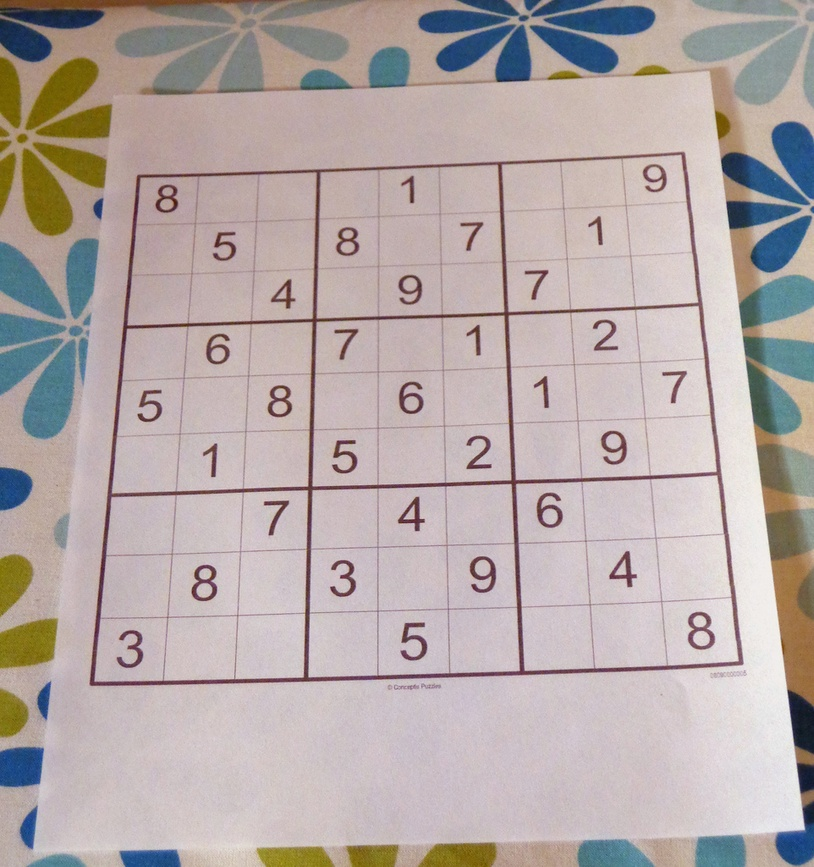
#> input picture Image-Processing/sudoku.jpg, 814 x 867 px, shrunk from 962 x 1024 before the run
$ jupyter execute Gradients.ipynb   (shell and % lines are left out)   (older library calls are emulated)
#> lines starting #> are read from the running program, lines starting #| are printed output that depends on the picture; after the words box and inside, x2 and y2 are one past the last pixel; in counts of white or black regions, pixels touching at a corner belong together
## Gradients
Understanding gradients will allow us to eventually understand edge detection which we will use later on, since its an important aspect of object detection in general.

An image gradient is a directional change in the intensity or color in an image.

* We will cover:

    Basic Sobel-Feldman Operators(Often called Sobel for short)

    Laplacian

Normalized x-gradient only show vertical images.

y-gradient only show horizontal edges of images.

The Operator uses two 3x3 kernels which are convolved with the original image to calculate approximations of the derivatives - one for horizontal changes and one for vertical.

[cell 1]
# Import all the tools
import cv2
import numpy as np
import matplotlib.pyplot as plt

[cell 2]
# Import image
def load_img():
    img=cv2.imread("sudoku.jpg",0)
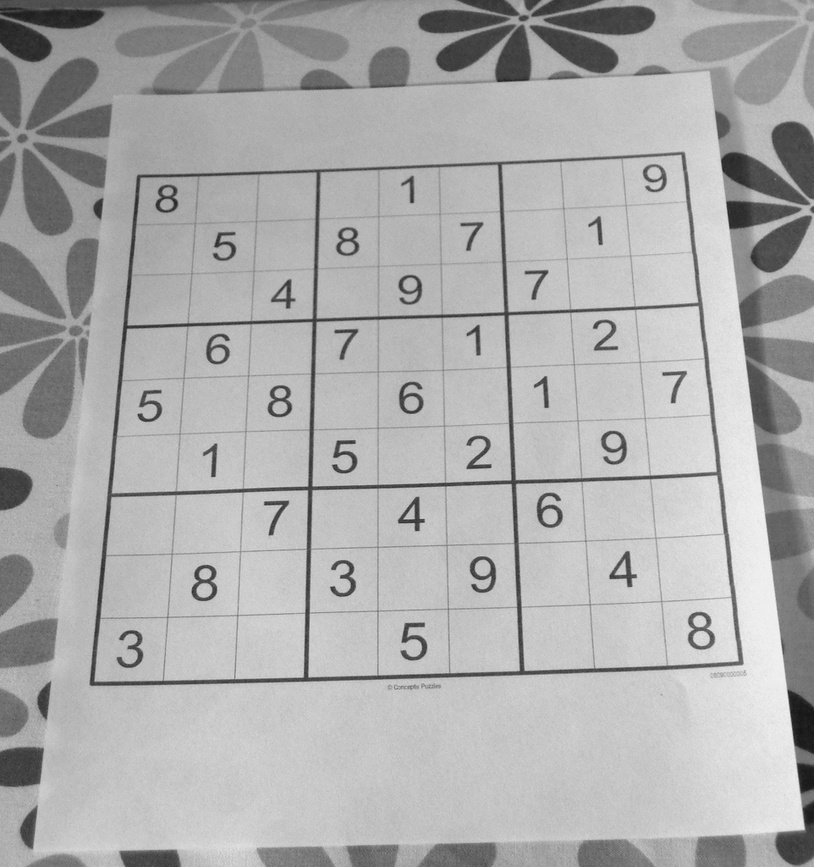
#> img: shape (867, 814); min 19, max 246, mean 172.7
    return img

[cell 3]
def show_img(img):
    fig=plt.figure(figsize=(10,15))
    ax=fig.add_subplot(111)
    ax.imshow(img,cmap='gray')

[cell 4]
img=load_img()
show_img(img)

[cell 5]
sobelx=cv2.Sobel(img,cv2.CV_64F,1,0,ksize=5)  # cv2.cv_64F use to detect both edges, x gradient=1, ygradient=0,kernel size=5x5
sobely=cv2.Sobel(img,cv2.CV_64F,0,1,ksize=5)  # xgradient=0, ygradient=1
laplacian=cv2.Laplacian(img,cv2.CV_64F)

[cell 6]
show_img(sobelx) # Only vertical images are visible

[cell 7]
show_img(sobely)  # Only horizontal images are visible

[cell 8]
show_img(laplacian)  # both edges are visible

[cell 9]
## Blend both sobelx and sobely
blended=cv2.addWeighted(src1=sobelx,alpha=0.7,src2=sobely,beta=0.7,gamma=1)
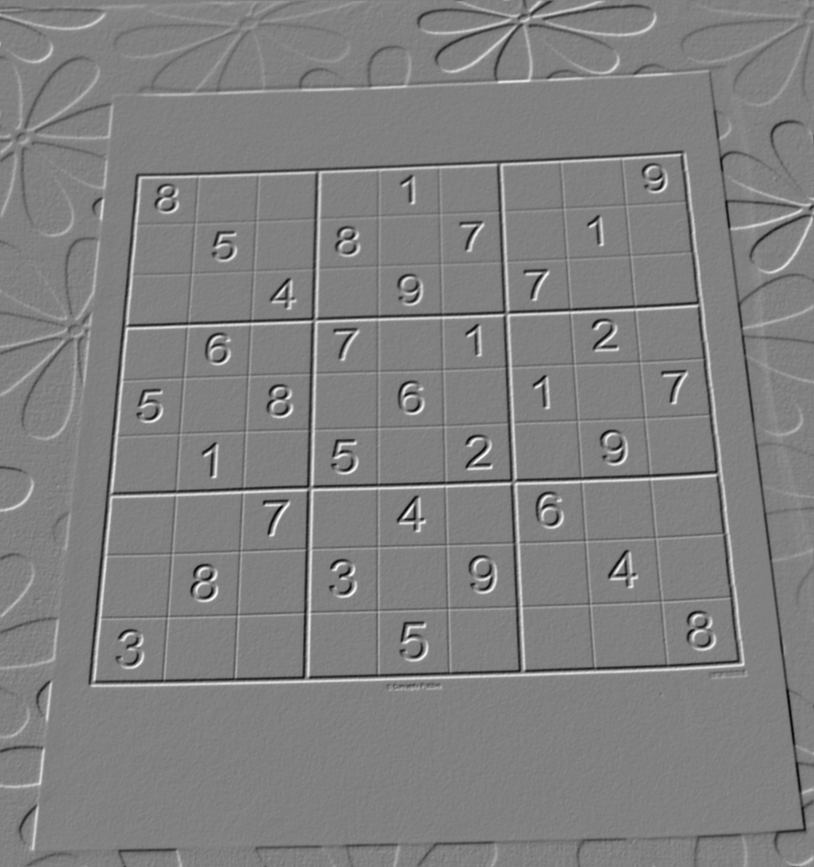
#> blended: shape (867, 814) float64; min -6191.2, max 6068.6, mean 4.5; drawn with min black and max white
show_img(blended)

### Morphological Operations on blended images

[cell 10]
kernel=np.ones((3,3),np.uint8)
morph=cv2.morphologyEx(blended,cv2.MORPH_GRADIENT,kernel)
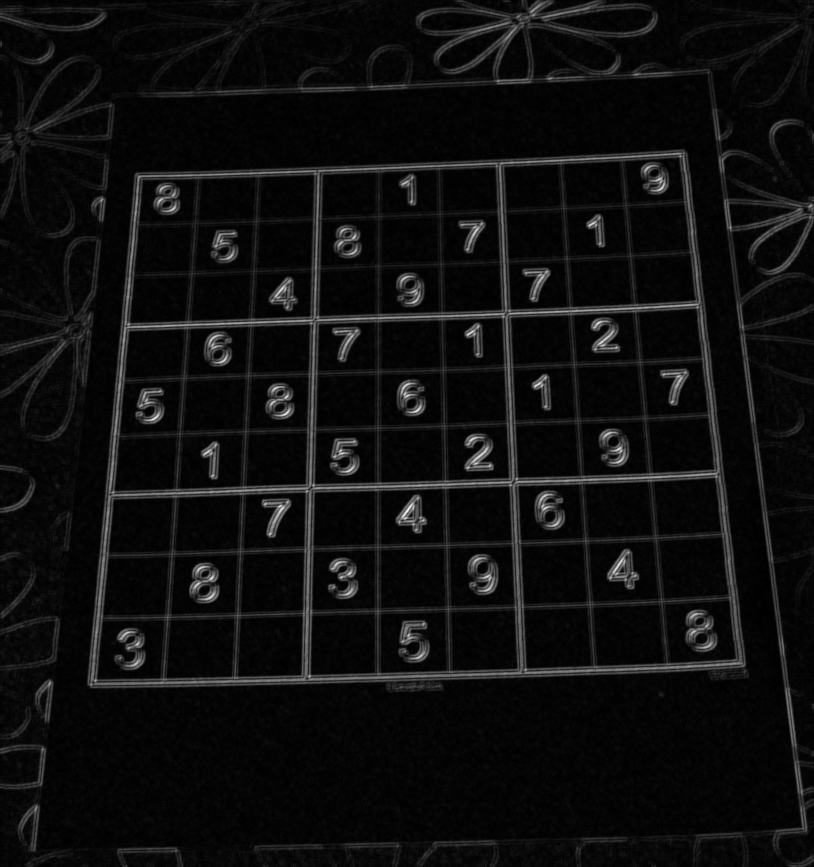
#> morph: shape (867, 814) float64; min 12.6, max 11634, mean 690.8; drawn with min black and max white

[cell 11]
show_img(morph)

### Thresholding

[cell 12]
ret,th1=cv2.threshold(blended,100,255,cv2.THRESH_BINARY_INV)
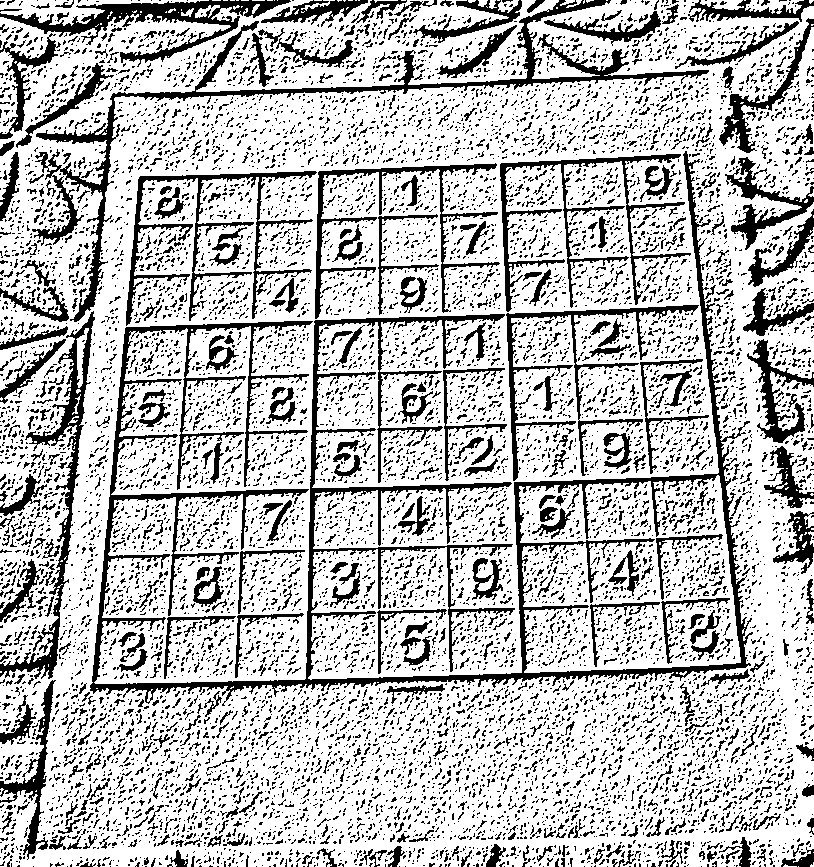
#> th1: shape (867, 814) float64; 74.2% white; 11172 black regions (10361 under 20 px), largest, box (x1, y1, x2, y2) and area: (90, 151, 753, 706) 26562, (32, 0, 709, 322) 9309, (0, 0, 291, 67) 4497
show_img(th1)

[cell 13]
ret,th2=cv2.threshold(img,120,255,cv2.THRESH_BINARY)
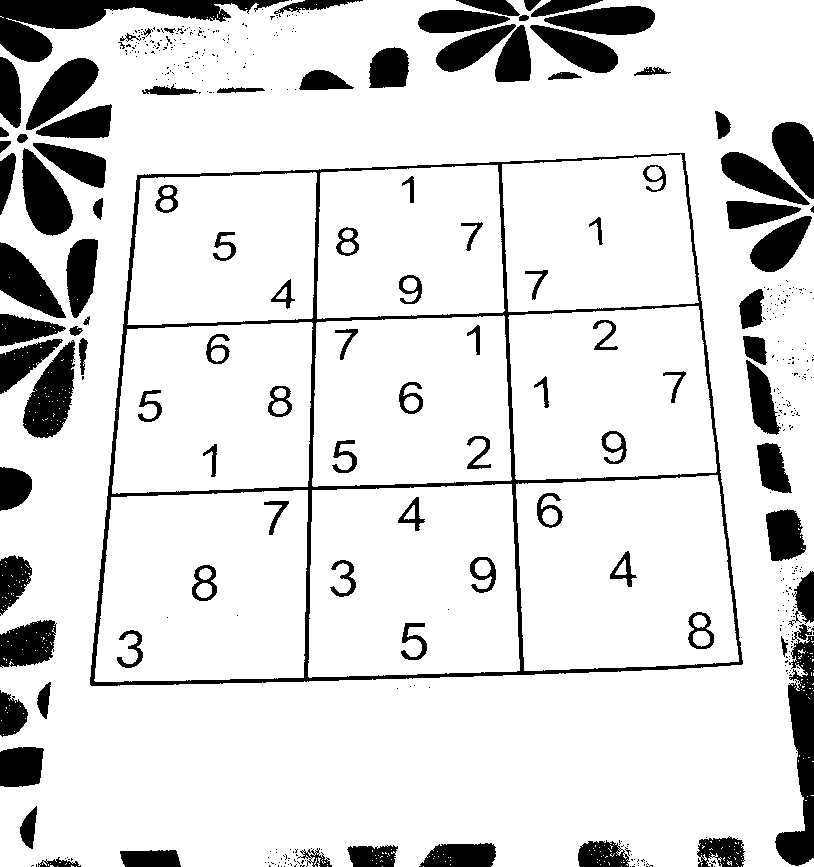
#> th2: shape (867, 814); 86.1% white; 463 black regions (364 under 20 px), largest, box (x1, y1, x2, y2) and area: (90, 153, 743, 686) 14994, (0, 0, 289, 62) 6196, (775, 624, 814, 866) 4531
show_img(th2)

[cell 14]
ret,th3=cv2.threshold(morph,200,255,cv2.THRESH_BINARY_INV)
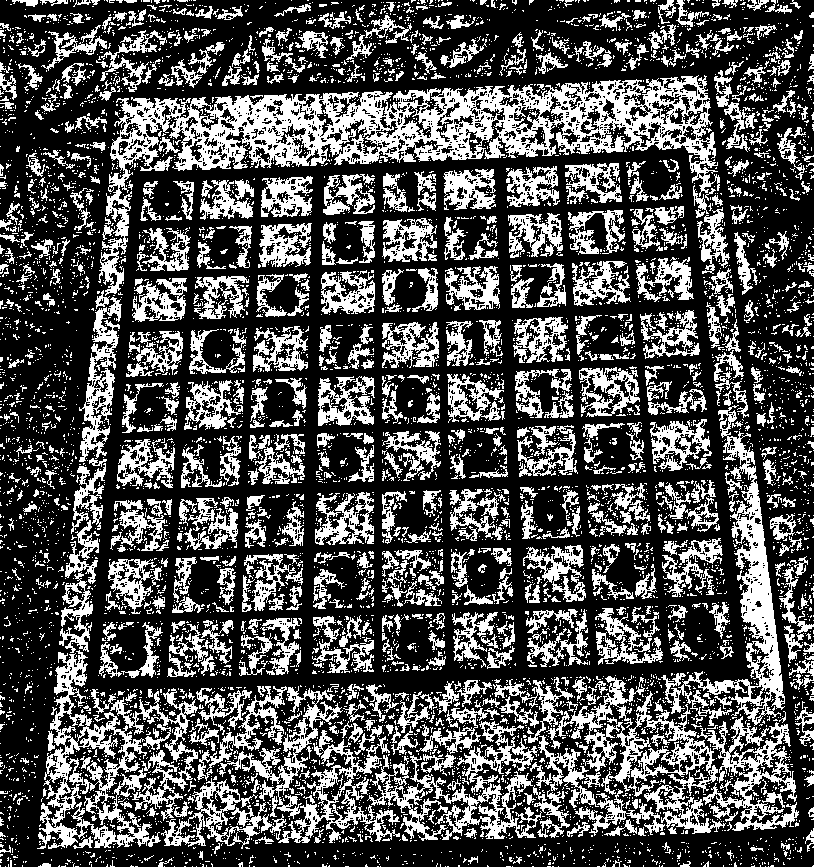
#> th3: shape (867, 814) float64; 32.4% white; 7717 white regions (6860 under 20 px), largest, box (x1, y1, x2, y2) and area: (98, 75, 720, 296) 28193, (661, 405, 785, 726) 7229, (37, 650, 161, 849) 6935
show_img(th3)

$ run again, with Image-Processing/bricks.jpg copied over Image-Processing/sudoku.jpg
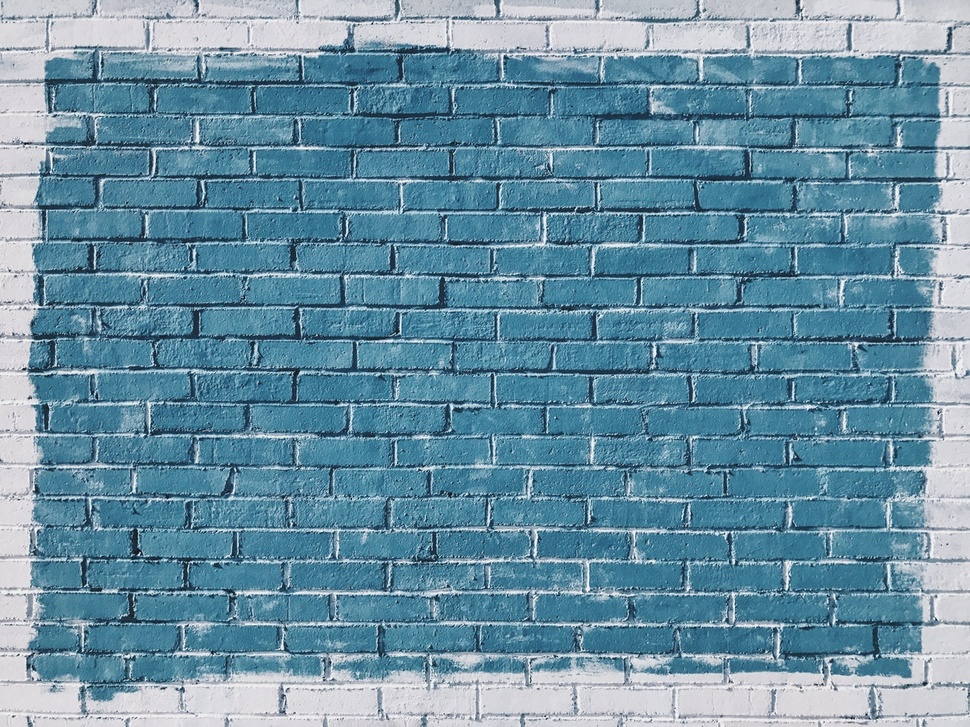
#> input picture Image-Processing/bricks.jpg, 970 x 727 px, shrunk from 1267 x 950 before the run
#> `ret,th1=cv2.threshold(blended,100,255,cv2.THRESH_BINARY_INV)`:
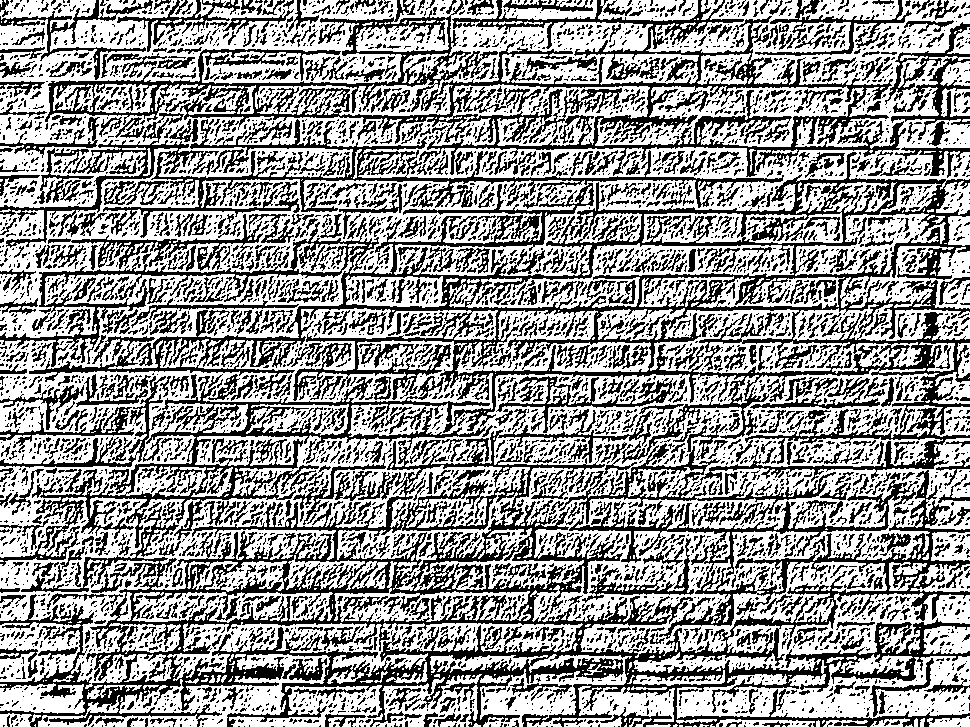
#> th1: shape (727, 970) float64; 59.2% white; 5763 black regions (4480 under 20 px), largest, box (x1, y1, x2, y2) and area: (0, 152, 970, 727) 119763, (45, 0, 906, 177) 26414, (0, 113, 784, 248) 10524
#> th2: shape (727, 970); 50.1% white; 3112 black regions (2976 under 20 px), largest, box (x1, y1, x2, y2) and area: (22, 26, 960, 701) 322639, (789, 498, 887, 531) 2398, (820, 470, 906, 502) 1646
#> `ret,th3=cv2.threshold(morph,200,255,cv2.THRESH_BINARY_INV)`:
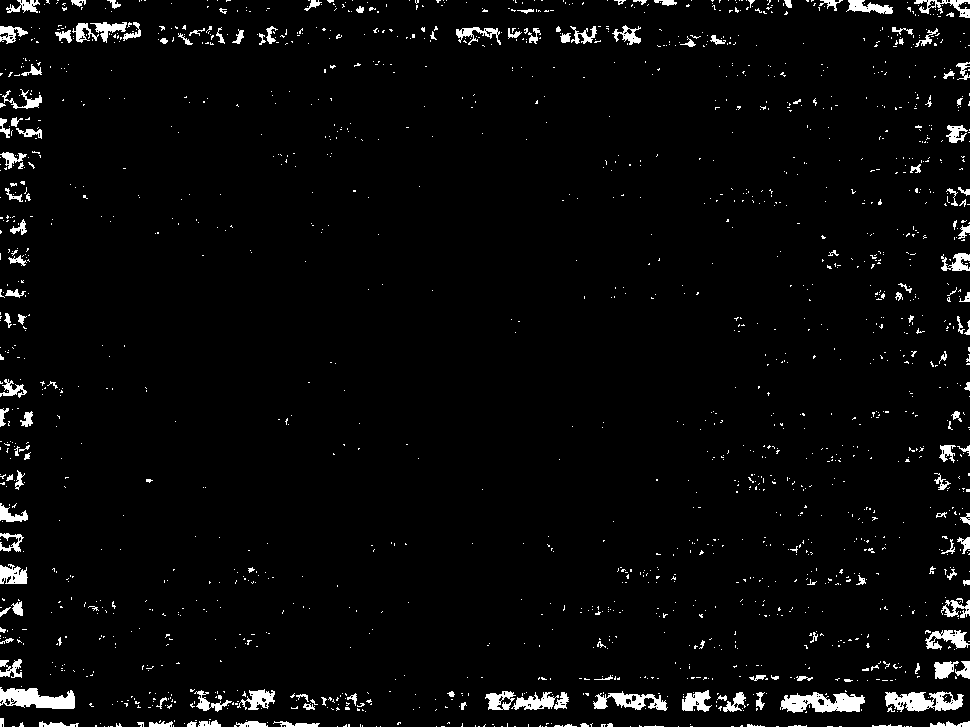
#> th3: shape (727, 970) float64; 3.4% white; 1771 white regions (1611 under 20 px), largest, box (x1, y1, x2, y2) and area: (780, 692, 865, 713) 1157, (0, 687, 75, 709) 1074, (885, 691, 964, 712) 1024
